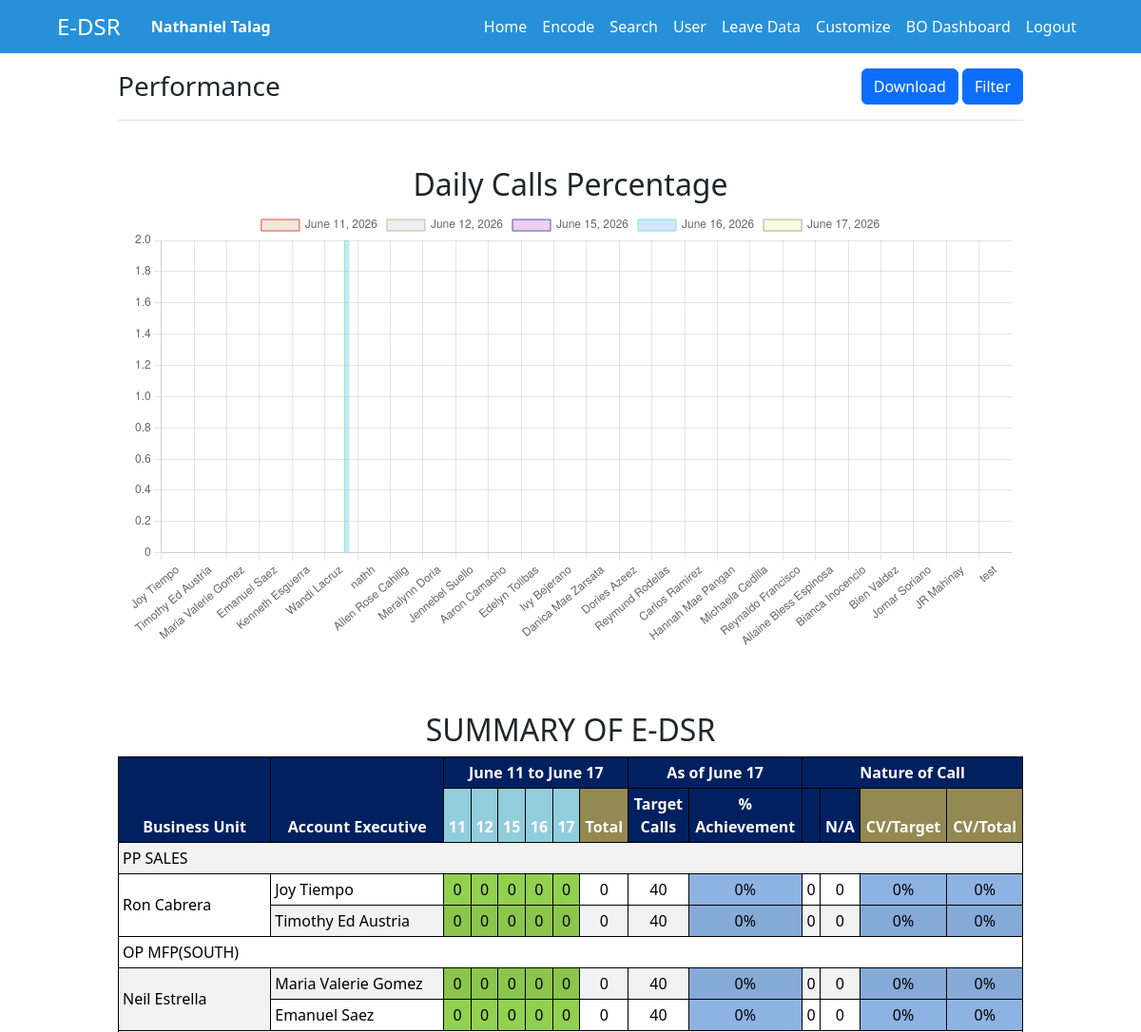
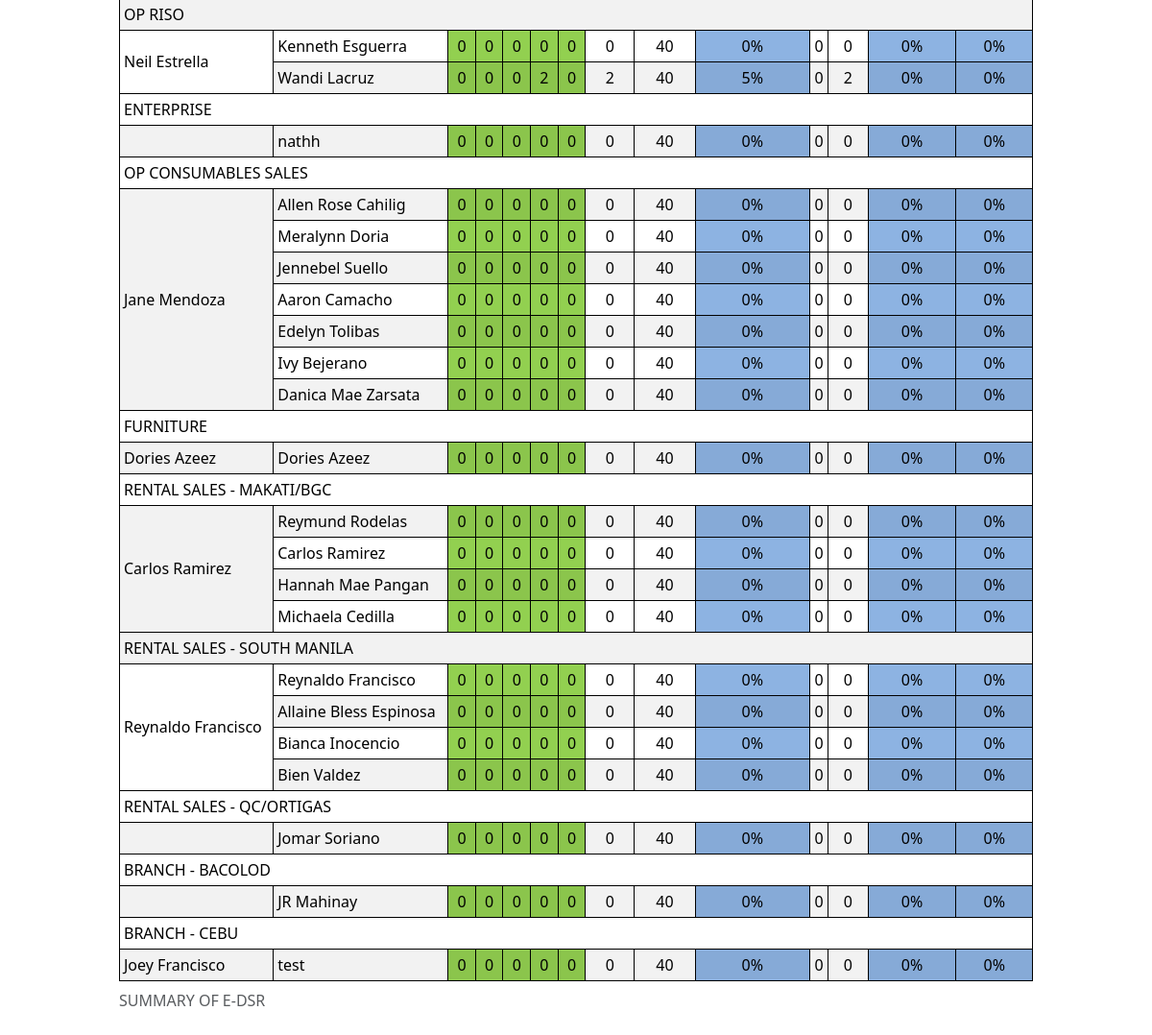
Screenshot of /pages/performance.php (signed in) with the database file from the repository (2 pictures, top to bottom).
### tables this page shows
CREATE TABLE `users` (
  `id` int(11) NOT NULL,
  `name` varchar(100) NOT NULL,
  `user_id` varchar(200) NOT NULL,
  `password` varchar(100) NOT NULL,
  `dept` varchar(200) NOT NULL,
  `category` varchar(100) NOT NULL,
  `log_at` datetime NOT NULL DEFAULT current_timestamp(),
  `pass_change` varchar(10) NOT NULL,
  `stat` varchar(100) NOT NULL,
  `branch` varchar(50) DEFAULT NULL,
  `authority` varchar(200) NOT NULL,
  `handled` varchar(200) NOT NULL,
  `is_download_restricted` tinyint(1) NOT NULL DEFAULT 0,
  `is_deleted` tinyint(1) NOT NULL DEFAULT 0
);

### php/autoRedirect.php (called while the page is built, shortened)
<?php
include('db_conn.php');
if (isset($_COOKIE['e-dsr-user'])) {
    $coockieUser = $_COOKIE['e-dsr-user'];
    $sql1 = "SELECT * FROM users WHERE user_id = '$coockieUser' AND is_deleted = 0";
    $result1 = mysqli_query($conn, $sql1);
    while ($qResult = mysqli_fetch_array($result1)) {
        $name = $qResult['name'];
    }
} else {
    echo '<script>';
    echo 'window.location.href = "../index.php";';
    echo 'alert("Please log in to access the welcome page!");';
    echo '</script>';
}
?>

### php/employeeList.php (called while the page is built, shortened)
<?php
include('db_conn.php');
include('../php/autoRedirect.php');
$unit_list = [
    'PP SALES',
    'OP MFP(NORTH)',
    'OP MFP(SOUTH)',
    'OP RISO',
    'ENTERPRISE',
    'OP CONSUMABLES SALES',
    'FURNITURE',
    'RENTAL SALES - MAKATI/BGC',
    'RENTAL SALES - SOUTH MANILA',
    'RENTAL SALES - QC/ORTIGAS',
    'BRANCH - LA UNION',
    'BRANCH - ANGELES',
    'BRANCH - CABANATUAN',
    'BRANCH - BACOLOD',
    'BRANCH - CEBU',
    'BRANCH - ILO-ILO',
    'BRANCH - CDO',
    'BRANCH - DUMAGUETE',
    'BRANCH - GENSAN',
    'FOOD AND BEVERAGES'
];
?>

### pages/performance_functions/user_functions.php (called while the page is built)
<?php
function fetchUserList($conn, $unit, $authorityType)
{
    $placeholders = rtrim(str_repeat('?,', count($authorityType)), ',');
    $query = "SELECT * FROM users WHERE authority IN ($placeholders) AND handled = ? AND is_deleted = 0";
    $stmt = $conn->prepare($query);
    $params = array_merge($authorityType, [$unit]);
    $types = str_repeat('s', count($authorityType)) . 's';
    $stmt->bind_param($types, ...$params);
    $stmt->execute();
    return $stmt->get_result();
}
?>

### pages/performance_functions/call_functions.php (called while the page is built, shortened)
<?php
function fetchAllCallCounts($conn) {
    $query = "SELECT callDate, accExec, CallNature, COUNT(*) as call_count FROM encoded WHERE is_deleted = 0 GROUP BY callDate, accExec, callNature ";
    $stmt = $conn->prepare($query);
    $stmt->execute();
    $result = $stmt->get_result();
    $calls = [];
    while ($row = $result->fetch_assoc()) {
        $date = $row['callDate'];
        $exec = $row['accExec'];
        $nature = $row['CallNature'];
        $count = $row['call_count'];
        $calls[$date][$exec][$nature] = $count;
        if (!isset($calls[$date][$exec]['Total'])) {
            $calls[$date][$exec]['Total'] = 0;
        }
        $calls[$date][$exec]['Total'] += $count;
    }
    return $calls;
}
?>

### pages/performance_functions/utility_functions.php (called while the page is built, shortened)
<?php
function calculateCompletionRatio($total, $target)
{
    $result = $target > 0 ? ($total / $target) * 100 : 0;
    return number_format($result, 0);
}
?>

### pages/performance_table.php (the view, shortened to what this page needs)
<?php
require_once './performance_functions/user_functions.php';
require_once './performance_functions/call_functions.php';
require_once './performance_functions/utility_functions.php';
function getLastThursday($date) {
    $dayOfWeek = date('N', strtotime($date));
    $daysToSubtract = ($dayOfWeek >= 4) ? ($dayOfWeek - 4) : ($dayOfWeek + 3);
    return date('Y-m-d', strtotime("-$daysToSubtract days", strtotime($date)));
}
function getFullWorkWeek($start_date) {
    $all_dates = [];
    $currentDate = $start_date;
    for ($i = 0; $i < 7; $i++) {
        $dayOfWeek = date('N', strtotime($currentDate));
        if ($dayOfWeek != 6 && $dayOfWeek != 7) {
            $all_dates[] = $currentDate;
        }
        $currentDate = date('Y-m-d', strtotime('+1 day', strtotime($currentDate)));
    }
    return $all_dates;
}
$callDateStart = isset($_POST['callDateStart']) ? $_POST['callDateStart'] : null;
$callDateEnd = isset($_POST['callDateEnd']) ? $_POST['callDateEnd'] : null;
$scopeSelect = isset($_POST['scope']) ? $_POST['scope'] : 'daily';
if ($callDateStart && $callDateEnd) {
    $startDate = date('Y-m-d', strtotime($callDateStart));
    $endDate = date('Y-m-d', strtotime($callDateEnd));
    switch ($scopeSelect) {
        case 'weekly':
            $startDate = getLastThursday($startDate);
            $dateRange = [];
            while (strtotime($startDate) <= strtotime($endDate)) {
                $dateRange = array_merge($dateRange, getFullWorkWeek($startDate));
                $startDate = date('Y-m-d', strtotime('+1 week', strtotime($startDate)));
            }
            break;
        case 'monthly':
            $startDate = date('Y-m-01', strtotime($startDate));
            $dateRange = [];
            while (strtotime($startDate) <= strtotime($endDate)) {
                $endOfMonth = date('Y-m-t', strtotime($startDate));
                $current = $startDate;
                while (strtotime($current) <= strtotime($endOfMonth) && strtotime($current) <= strtotime($endDate)) {
                    $dateRange[] = $current;
                    $current = date('Y-m-d', strtotime('+1 day', strtotime($current)));
                }
                $startDate = date('Y-m-d', strtotime('+1 month', strtotime($startDate)));
            }
            break;
        case 'yearly':
            $startDate = date('Y-01-01', strtotime($startDate));
            $dateRange = [];
            while (strtotime($startDate) <= strtotime($endDate)) {
                $endOfYear = date('Y-12-31', strtotime($startDate));
                $current = $startDate;
                while (strtotime($current) <= strtotime($endOfYear) && strtotime($current) <= strtotime($endDate)) {
                    $dateRange[] = $current;
                    $current = date('Y-m-d', strtotime('+1 day', strtotime($current)));
                }
                $startDate = date('Y-01-01', strtotime('+1 year', strtotime($startDate)));
            }
            break;
        default:
            $dateRange = [];
            $currentDate = $startDate;
            while (strtotime($currentDate) <= strtotime($endDate)) {
                if (!in_array(date('N', strtotime($currentDate)), [6, 7])) {
                    $dateRange[] = $currentDate;
                }
                $currentDate = date('Y-m-d', strtotime('+1 day', strtotime($currentDate)));
            }
            break;
    }
} else {
    $lastThursday = getLastThursday(date('Y-m-d'));
    $dateRange = getFullWorkWeek($lastThursday);
}
$allCalls = fetchAllCallCounts($conn);
require_once 'performance_table_header.php';
foreach ($unit_list as $unit) {
    $userList = fetchUserList($conn, $unit, ['Assistant Manager', 'User', 'Account Executive', 'Sales Executive']);
    $userList->data_seek(0);
    $rowCount = $userList->num_rows;
    if ($rowCount !== 0) {
        $totalCols = 2 + count($sets) + 3 + count($callNatureHeaders) + 2;
        echo "<tr><td class='names' colspan='". $totalCols ."' style='text-align: start;'>" . htmlspecialchars($unit) . "</td></tr>";
        $execUnit = ($unit === "OP RISO") ? "OP MFP(SOUTH)" :
                    (($unit === "BRANCH - CEBU" || $unit === "BRANCH - DUMAGUETE" || $unit === "BRANCH - GENSAN") ? "BRANCH - CEBU" : $unit);
        $executiveList = fetchUserList($conn, $execUnit, ['General Manager', 'Assistant Manager', 'Senior Manager', 'Manager', 'Team Leader', 'Sales Executive (Supervisor)']);
        $executiveName = $executiveList->fetch_assoc()['name'] ?? '';
        echo "<tr><td class='names' rowspan='{$rowCount}' style='text-align: start;'>{$executiveName}</td>";
        while ($userRow = $userList->fetch_assoc()) {
            $userName = htmlspecialchars($userRow['name']);
            echo "<td class='names' style='text-align: start;'>{$userName}</td>";
            $total = $target = 0;
            $totalDays = count($dateRange);
            switch ($scopeSelect) {
                default:
                    foreach ($dateRange as $date) {
                        $callCount = $allCalls[$date][$userName]['Total'] ?? 0;
                        $total += $callCount;
                        $target += 8;
                        echo "<td class='dayCalls' style='background-color: #92d050'>$callCount</td>";
                        continue;
                    }
                    break;
            }
            $completionRatio = calculateCompletionRatio($total, $target);
            echo "<td>{$total}</td><td>{$target}</td><td class='achievement' style='background-color: #8db3e2'>" . number_format($completionRatio, 0) . "%</td>";
            $totalCourtesyVisitCount = 0;
            foreach ($callNatureHeaders as $nature) {
                if ($nature === 'Courtesy Visit') {
                    $totalCourtesyVisitCount = 0;
                    foreach ($dateRange as $date) {
                        $totalCourtesyVisitCount += $allCalls[$date][$userName][$nature] ?? 0;
                    }
                    echo "<td class='natureCalls'>$totalCourtesyVisitCount</td>";
                } else {
                    $totalNatureCount = 0;
                    foreach ($dateRange as $date) {
                        $totalNatureCount += $allCalls[$date][$userName][$nature] ?? 0;
                    }
                    echo "<td class='natureCalls'>$totalNatureCount</td>";
                }
            }
            $visitTarget = 2 * $totalDays;
            $courtesyVisitTotalRatio = calculateCompletionRatio($totalCourtesyVisitCount, $total);
            $courtesyVisitTargetRatio = calculateCompletionRatio($totalCourtesyVisitCount, $visitTarget);
            echo "<td class='achievement' style='background-color: #8db3e2'>" . number_format($courtesyVisitTargetRatio, 0) . "%</td>";
            echo "<td class='achievement' style='background-color: #8db3e2'>" . number_format($courtesyVisitTotalRatio, 0) . "%</td>";
            echo "</tr>";
        }
    }
}
?>

### pages/header.php (shortened to what this page needs)
<nav class="sticky-top navbar navbar-expand-lg navbar-dark bg px-lg-5">
    <div class="container-fluid">
        <div class="d-flex align-items-center">
            <a class="navbar-brand" href="welcome_page.php">
                <h4 class="m-0">E-DSR</h4>
            </a>
            <span class="ms-3 text-white"><strong><?php echo $name; ?></strong></span>
        </div>
        <div class="collapse navbar-collapse" id="navbarNav">
            <ul class="navbar-nav ms-auto">
                <li class="nav-item"><a class="nav-link text-white" href="welcome_page.php">Home</a></li>
                <li class="nav-item"><a class="nav-link text-white" href="encode.php">Encode</a></li>
                <li class="nav-item"><a class="nav-link text-white" href="bo_search.php">Search</a></li>
                <li id="users" class="nav-item admin"><a class="nav-link text-white" href="user.php">User</a></li>
                <li id="leave" class="nav-item admin"><a class="nav-link text-white" href="leaveData.php">Leave Data</a></li>
                <li id="customize" class="nav-item admin"><a class="nav-link text-white" href="customize.php">Customize</a></li>
                <li id="bo_dashboard" class="nav-item admin"><a class="nav-link text-white" href="bo_dashboard.php">BO Dashboard</a></li>
                <li class="nav-item"><a class="nav-link text-white" href="../php/logout.php?logoutid=<?php echo $name; ?>" onclick="return confirm('Logout Account?')">Logout</a></li>
            </ul>
        </div>
    </div>
</nav>

### css/sidebar.css (style rules this page uses)
.bg { background-color: #2691d9; }

### css/performance.css (style rules this page uses)
.table td { text-align: center; margin-top: 0%; white-space: nowrap; background-color: white; border-width: 1px; border-style: solid; border-color: black; }

### rows the page displays
users: name "Nathaniel Talag"
users: name "Ron Cabrera"
users: name "Joy Tiempo", name "0", totalNatureCount "0", courtesyVisitTargetRatio "0"
users: name "Timothy Ed Austria", name "0", totalNatureCount "0", courtesyVisitTargetRatio "0"
users: name "Neil Estrella"
users: name "Maria Valerie Gomez", name "0", totalNatureCount "0", courtesyVisitTargetRatio "0"
users: name "Emanuel Saez", name "0", totalNatureCount "0", courtesyVisitTargetRatio "0"
users: name "Kenneth Esguerra", name "0", totalNatureCount "0", courtesyVisitTargetRatio "0"
users: name "Wandi Lacruz", name "0", name "2", completionRatio "5", totalNatureCount "0", totalNatureCount "2", courtesyVisitTargetRatio "0", courtesyVisitTotalRatio "0"
users: name "nathh", name "0", totalNatureCount "0", courtesyVisitTargetRatio "0"
users: name "Jane Mendoza"
users: name "Allen Rose Cahilig", name "0", totalNatureCount "0", courtesyVisitTargetRatio "0"
users: name "Meralynn Doria", name "0", totalNatureCount "0", courtesyVisitTargetRatio "0"
users: name "Jennebel Suello", name "0", totalNatureCount "0", courtesyVisitTargetRatio "0"
users: name "Aaron Camacho", name "0", totalNatureCount "0", courtesyVisitTargetRatio "0"
users: name "Edelyn Tolibas", name "0", totalNatureCount "0", courtesyVisitTargetRatio "0"
users: name "Ivy Bejerano", name "0", totalNatureCount "0", courtesyVisitTargetRatio "0"
users: name "Danica Mae Zarsata", name "0", totalNatureCount "0", courtesyVisitTargetRatio "0"
users: name "Dories Azeez", name "0", totalNatureCount "0", courtesyVisitTargetRatio "0"
users: name "Carlos Ramirez", name "0", totalNatureCount "0", courtesyVisitTargetRatio "0"
users: name "Reymund Rodelas", name "0", totalNatureCount "0", courtesyVisitTargetRatio "0"
users: name "Hannah Mae Pangan", name "0", totalNatureCount "0", courtesyVisitTargetRatio "0"
users: name "Michaela Cedilla", name "0", totalNatureCount "0", courtesyVisitTargetRatio "0"
users: name "Reynaldo Francisco", name "0", totalNatureCount "0", courtesyVisitTargetRatio "0"
users: name "Allaine Bless Espinosa", name "0", totalNatureCount "0", courtesyVisitTargetRatio "0"
users: name "Bianca Inocencio", name "0", totalNatureCount "0", courtesyVisitTargetRatio "0"
users: name "Bien Valdez", name "0", totalNatureCount "0", courtesyVisitTargetRatio "0"
users: name "Jomar Soriano", name "0", totalNatureCount "0", courtesyVisitTargetRatio "0"
users: name "JR Mahinay", name "0", totalNatureCount "0", courtesyVisitTargetRatio "0"
users: name "Joey Francisco"
users: name "test", name "0", totalNatureCount "0", courtesyVisitTargetRatio "0"

### other values shown
$formatted_date1 "June 11"
$formatted_date2 "June 17"
$formattedDate "11"
$formattedDate "12"
$formattedDate "15"
$formattedDate "16"
$formattedDate "17"
$formattedNature "N/A"
$unit "PP SALES"
$unit "OP MFP(SOUTH)"
$unit "OP RISO"
$unit "ENTERPRISE"
$unit "OP CONSUMABLES SALES"
$unit "FURNITURE"
$unit "RENTAL SALES - MAKATI/BGC"
